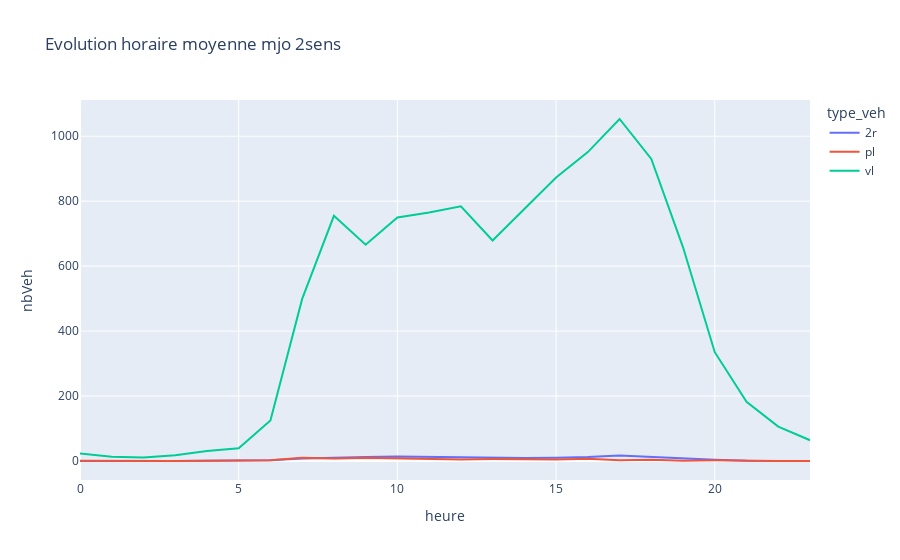

The notebook cell saved with this chart:
### Code cell
dicoHoraire['mjo']['2sens']['graph']

### Figure 1 — Plotly figure (JSON) as saved in the notebook; plotly's stock layout.template omitted (floating-point values rounded to 4 significant figures)
{"data": [{"hovertemplate": "type_veh=2r<br>heure=%{x}<br>nbVeh=%{y}<extra></extra>", "legendgroup": "2r", "line": {"color": "#636efa", "dash": "solid"}, "mode": "lines", "name": "2r", "orientation": "v", "showlegend": true, "type": "scatter", "x": [0, 1, 2, 3, 4, 5, 6, 7, 8, 9, 10, 11, 12, 13, 14, 15, 16, 17, 18, 19, 20, 21, 22, 23], "xaxis": "x", "y": [0, 1, 0, 0, 0, 0, 2, 8, 11, 12, 14, 13, 10, 9, 9, 10, 12, 17, 12, 7, 4, 1, 1, 0], "yaxis": "y"}, {"hovertemplate": "type_veh=pl<br>heure=%{x}<br>nbVeh=%{y}<extra></extra>", "legendgroup": "pl", "line": {"color": "#EF553B", "dash": "solid"}, "mode": "lines", "name": "pl", "orientation": "v", "showlegend": true, "type": "scatter", "x": [0, 1, 2, 3, 4, 5, 6, 7, 8, 9, 10, 11, 12, 13, 14, 15, 16, 17, 18, 19, 20, 21, 22, 23], "xaxis": "x", "y": [1, 0, 0, 0, 1, 1, 2, 10, 8, 10, 8, 7, 5, 6, 5, 5, 7, 2, 4, 1, 2, 0, 0, 0], "yaxis": "y"}, {"hovertemplate": "type_veh=vl<br>heure=%{x}<br>nbVeh=%{y}<extra></extra>", "legendgroup": "vl", "line": {"color": "#00cc96", "dash": "solid"}, "mode": "lines", "name": "vl", "orientation": "v", "showlegend": true, "type": "scatter", "x": [0, 1, 2, 3, 4, 5, 6, 7, 8, 9, 10, 11, 12, 13, 14, 15, 16, 17, 18, 19, 20, 21, 22, 23], "xaxis": "x", "y": [23, 13, 11, 18, 31, 39, 125, 499, 755, 666, 750, 765, 784, 679, 776, 873, 951, 1053, 930, 658, 335, 182, 106, 64], "yaxis": "y"}], "layout": {"autosize": true, "legend": {"title": {"text": "type_veh"}, "tracegroupgap": 0}, "title": {"text": "Evolution horaire moyenne mjo 2sens"}, "xaxis": {"anchor": "y", "autorange": true, "domain": [0, 1], "range": [0, 23], "title": {"text": "heure"}, "type": "linear"}, "yaxis": {"anchor": "x", "autorange": true, "domain": [0, 1], "range": [-58.5, 1112.0], "title": {"text": "nbVeh"}, "type": "linear"}}}
